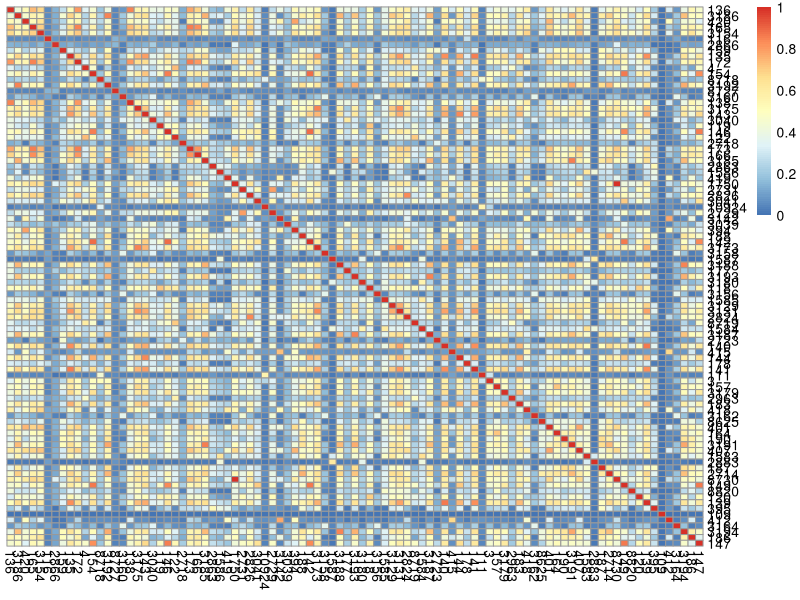
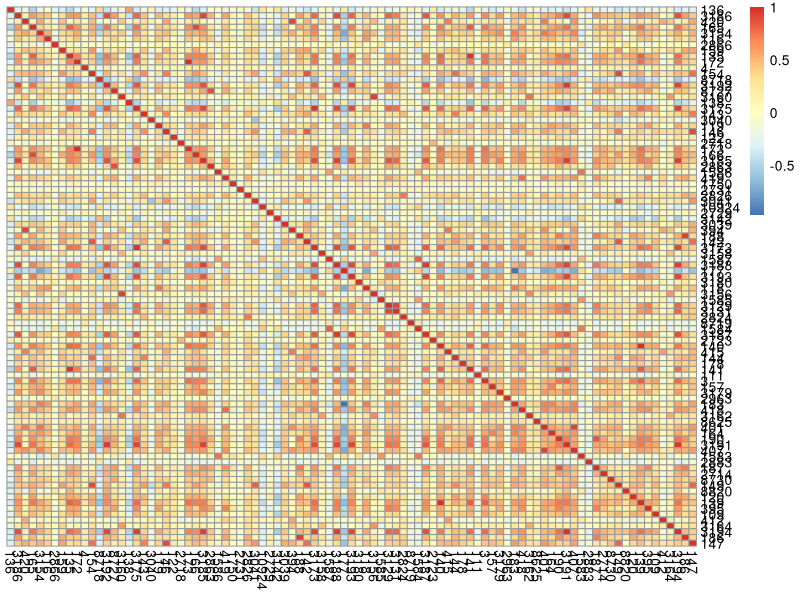
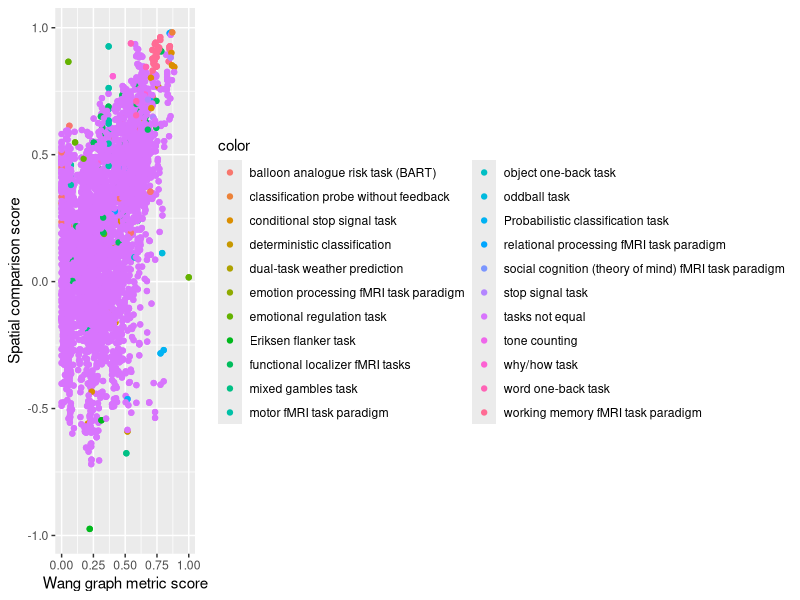
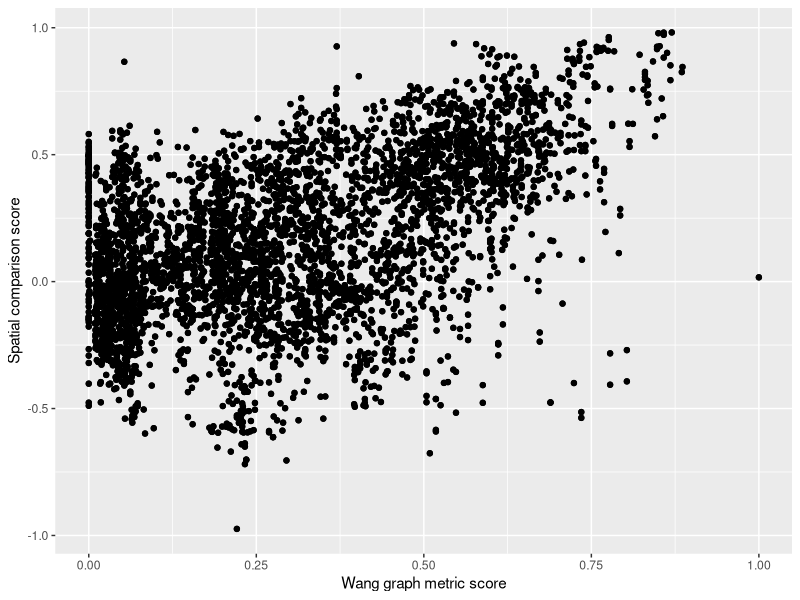
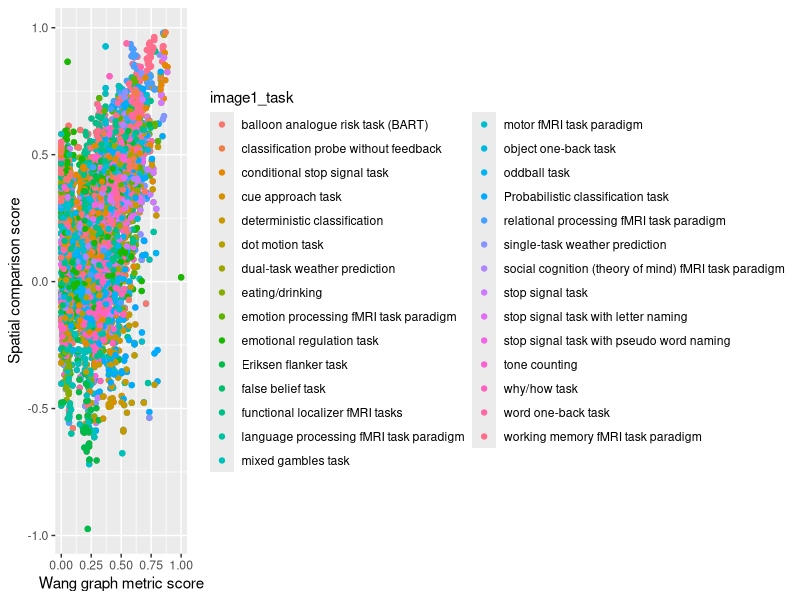
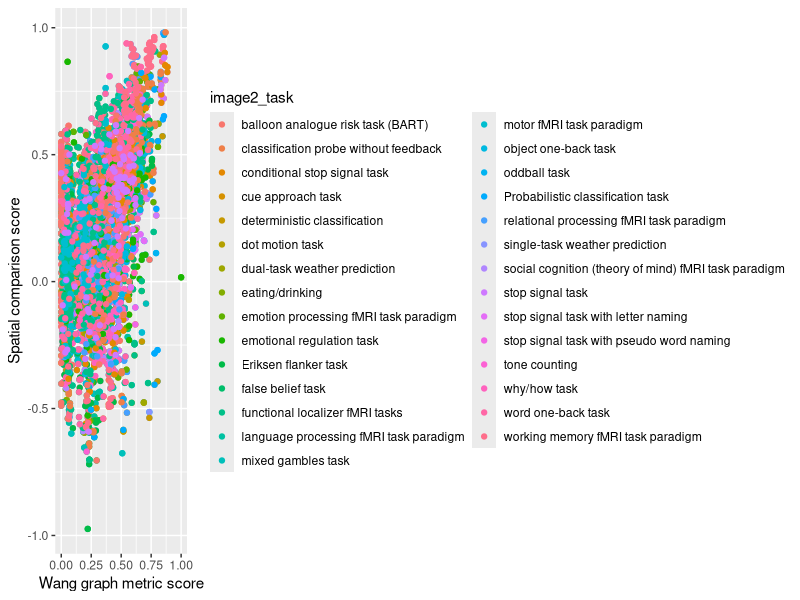
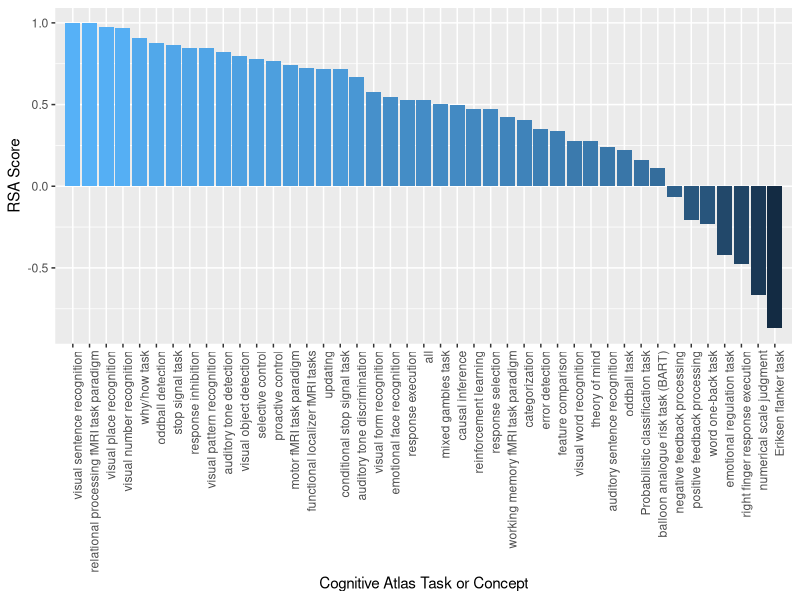
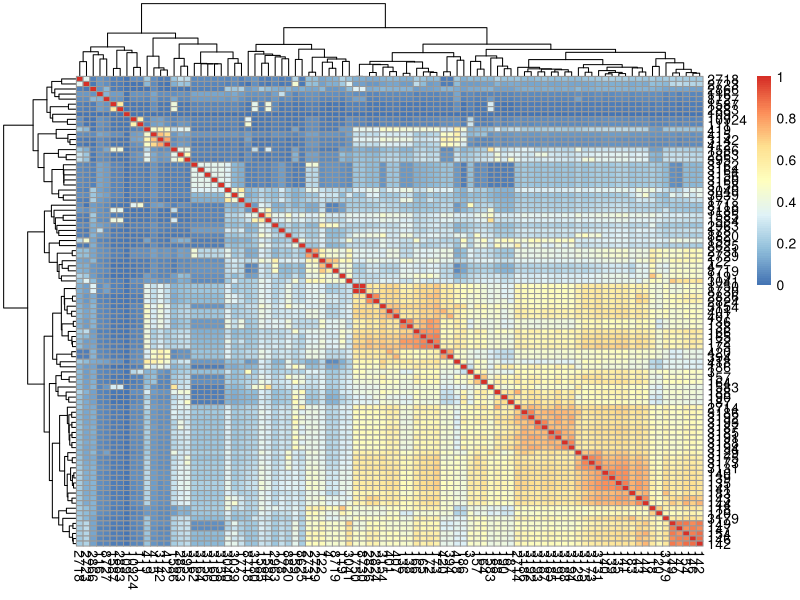

Source code (R) for these figures, in order:
library(pheatmap)

# Read in spatial and wang (graph-based) similarities
spatial = read.csv("data/contrast_defined_images_pearsonpd_similarity.tsv",sep="\t",head=TRUE,stringsAsFactors=FALSE,row.names=1)
graph = read.csv("data/contrast_defined_images_wang.tsv",sep=",",head=TRUE,stringsAsFactors=FALSE,row.names=1)
images = read.csv("data/contrast_defined_images_filtered.tsv",sep="\t",head=TRUE,stringsAsFactors=FALSE,row.names=1)

# These should be exactly the same, but we will separate to be extra careful
spatial_contrasts = c()
for (image_id in rownames(spatial)){
  con = images$cognitive_contrast_cogatlas[images$image_id==image_id]
  spatial_contrasts=c(spatial_contrasts,con)
}
colnames(spatial) = spatial_contrasts

graph_contrasts = c()
for (image_id in rownames(graph)){
  con = images$cognitive_contrast_cogatlas[images$image_id==image_id]
  graph_contrasts=c(graph_contrasts,con)
}
colnames(graph) = graph_contrasts

# Generate a scatterplot of scores

# We just want to compare images by images
library(ggplot2)
library(plyr)
library(reshape2)
spatial = read.csv("data/contrast_defined_images_pearsonpd_similarity.tsv",sep="\t",head=TRUE,stringsAsFactors=FALSE,row.names=1)
graph = read.csv("data/contrast_defined_images_wang.tsv",sep=",",head=TRUE,stringsAsFactors=FALSE,row.names=1)
colnames(spatial) = gsub("X","",colnames(spatial))
colnames(graph) = gsub("X","",colnames(graph))
gflat = melt(as.matrix(graph))
sflat = melt(as.matrix(spatial))
both = as.data.frame(cbind(gflat$value,sflat$value,image1=gflat$Var1,image2=gflat$Var2),stringsAsFactors=FALSE)

# Remove images compared to themselves
both = both[-which(both$image1==both$image2),]
colnames(both) = c("graph_score","spatial_score","image1","image2")

# Add task names (not enough overlap contrasts to be meaningful)
image1_task = c()
image2_task = c()
for (rownum in 0:nrow(both)){
  task1 = images$cognitive_paradigm_cogatlas[images$image_id==both$image1[rownum]]
  task2 = images$cognitive_paradigm_cogatlas[images$image_id==both$image2[rownum]]
  image1_task=c(image1_task,task1)
  image2_task=c(image2_task,task2)
}
both$image1_task = image1_task
both$image2_task = image2_task
color_vector = array(dim=nrow(both))
color_vector[which(both$image1_task==both$image2_task)] = both$image1_task[which(both$image1_task==both$image2_task)]
color_vector[is.na(color_vector)] = "tasks not equal"

# Calculate the correlation
correlation = cor.test(both$spatial_score,both$graph_score,method=c("pearson"))

both$color = color_vector
png("img/scatter_spatial_semantic_bytask.png", width = 16, height = 12, units = 'in', res = 300)
ggplot(both, aes(x=graph_score,y=spatial_score,color=color,group=color)) + 
  geom_point() +
  xlab("Wang graph metric score") +
  ylab("Spatial comparison score")
dev.off()  

png("img/scatter_spatial_semantic.png", width = 16, height = 12, units = 'in', res = 300)
ggplot(both, aes(x=graph_score,y=spatial_score)) + 
  geom_point() +
  xlab("Wang graph metric score") +
  ylab("Spatial comparison score")
dev.off()  

png("img/scatter_spatial_semantic_image1_task.png", width = 16, height = 12, units = 'in', res = 300)
ggplot(both, aes(x=graph_score,y=spatial_score,color=image1_task)) + 
  geom_point() +
  xlab("Wang graph metric score") +
  ylab("Spatial comparison score")
dev.off()  

png("img/scatter_spatial_semantic_image2_task.png", width = 16, height = 12, units = 'in', res = 300)
ggplot(both, aes(x=graph_score,y=spatial_score,color=image2_task)) + 
  geom_point() +
  xlab("Wang graph metric score") +
  ylab("Spatial comparison score")
dev.off()  

# Just plot as is
pdf("img/graph_vs_spatial_sim.pdf",width=12,height=12)
pheatmap(graph,cluster_rows=FALSE,cluster_cols=FALSE,title="Wang Graph Similarity")
pheatmap(spatial,cluster_rows=FALSE,cluster_cols=FALSE,title="Spatial Similarity, Pearson")
dev.off()

# With clustering
pdf("img/graph_vs_spatial_sim_clustering.pdf",width=12,height=12)
pheatmap(graph,title="Wang Graph Similarity")
pheatmap(spatial,title="Spatial Similarity, Pearson")
dev.off()

# Now read in RSA score matrix
rsa = read.csv("data/spatial_semantic_rsa_df_abs.tsv",row.names=1,sep="\t")

# Plot rsa scores
tmp = rsa[with(rsa, order(-RSA)), ]
rownames(tmp) = seq(1,nrow(tmp))
tmp$sort = as.numeric(rownames(tmp))
ggplot(tmp, aes(x=sort,y=RSA,fill=RSA)) + 
  geom_bar(stat="identity",ylim=c(0,1)) + 
  xlab("Cognitive Atlas Task or Concept") +
  ylab(paste("RSA Score")) +
  scale_x_discrete(limits=tmp$sort,labels=tmp$name) +
  theme(axis.text.x = element_text(angle = 90, hjust = 1),legend.position="none")

# Now for file
png("img/rsa_cognitiveatlas.png", width = 12, height = 12, units = 'in', res = 300)
ggplot(tmp, aes(x=sort,y=RSA,fill=RSA)) + 
  geom_bar(stat="identity",ylim=c(0,1)) + 
  xlab("Cognitive Atlas Task or Concept") +
  ylab(paste("RSA Score")) +
  scale_x_discrete(limits=tmp$sort,labels=tmp$name) +
  theme(axis.text.x = element_text(angle = 90, hjust = 1),legend.position="none")
dev.off()